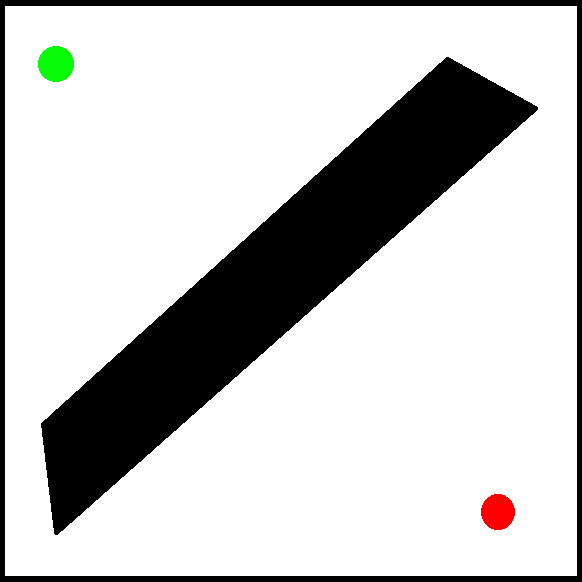
#> input picture images/Prueba Lab1.bmp, 582 x 582 px; its folder holds only this picture in this run
$ python main.py
#> lines starting #> are read from the running program, lines starting #| are printed output that depends on the picture
### utils.py
import cv2
import numpy as np
import matplotlib.pyplot as plt

def cargar_imagen(ruta):
    imagen = cv2.imread(ruta)
    if imagen is None:
        print(f"Error: No se pudo cargar la imagen en {ruta}")
        exit()
    return imagen

def procesar_imagen(imagen, grid_size=5):
    h, w, _ = imagen.shape
    new_h, new_w = (h // grid_size) * grid_size, (w // grid_size) * grid_size

    imagen_resized = cv2.resize(imagen, (new_w, new_h), interpolation=cv2.INTER_NEAREST)

    filas, columnas = new_h // grid_size, new_w // grid_size
    laberinto = np.zeros((filas, columnas), dtype=int)

    start = None
    goals = []

    for i in range(filas):
        for j in range(columnas):
            bloque = imagen_resized[i * grid_size:(i + 1) * grid_size, j * grid_size:(j + 1) * grid_size]

            rojo = np.sum((bloque[:, :, 2] > 150) & (bloque[:, :, 1] < 100) & (bloque[:, :, 0] < 100))
            verde = np.sum((bloque[:, :, 1] > 150) & (bloque[:, :, 2] < 100) & (bloque[:, :, 0] < 100))
            blanco = np.sum((bloque[:, :, 0] > 200) & (bloque[:, :, 1] > 200) & (bloque[:, :, 2] > 200))
            negro = np.sum((bloque[:, :, 0] < 50) & (bloque[:, :, 1] < 50) & (bloque[:, :, 2] < 50))

            if rojo > 20:
                laberinto[i, j] = 2
                start = (i, j)
            elif verde > 20:
                laberinto[i, j] = 3
                goals.append((i, j))
            elif blanco > negro:
                laberinto[i, j] = 1
            else:
                laberinto[i, j] = 0

    return laberinto, filas, columnas, start, goals

def visualizar_laberinto(matriz, path1=None, path2=None):
    filas, columnas = matriz.shape
    img = np.zeros((filas, columnas, 3), dtype=np.uint8)

    for i in range(filas):
        for j in range(columnas):
            if matriz[i, j] == 0:
                img[i, j] = [0, 0, 0]
            elif matriz[i, j] == 1:
                img[i, j] = [255, 255, 255]
            elif matriz[i, j] == 2:
                img[i, j] = [255, 0, 0]
            elif matriz[i, j] == 3:
                img[i, j] = [0, 255, 0]


    if path1:
        for (x, y) in path1:
            if matriz[x, y] == 1:
                img[x, y] = [128, 0, 128]


    if path2:
        for (x, y) in path2:
            if matriz[x, y] == 1:
                img[x, y] = [0, 255, 255]

    plt.figure(figsize=(10, 10))
    plt.imshow(img, interpolation='nearest')

    ax = plt.gca()
    ax.set_xticks(np.arange(-0.5, columnas, 1), minor=True)
    ax.set_yticks(np.arange(-0.5, filas, 1), minor=True)
    ax.grid(which="minor", color="gray", linestyle="-", linewidth=0.5)

    plt.xticks(np.arange(0, columnas, 1))
    plt.yticks(np.arange(0, filas, 1))

    plt.show()

### maze_problem.py
class MazeProblem:
    def __init__(self, grid, initial_state, goal_states):
        self.grid = grid
        self.initial_state = initial_state
        self.goal_states = goal_states

    def actions(self, state):
        x, y = state
        acciones = []
        for dx, dy in [(-1, 0), (1, 0), (0, -1), (0, 1)]:
            nx, ny = x + dx, y + dy
            if 0 <= nx < len(self.grid) and 0 <= ny < len(self.grid[0]) and self.grid[nx, ny] != 0:
                acciones.append((dx, dy))
        return acciones

    def result(self, state, action):
        x, y = state
        dx, dy = action
        return (x + dx, y + dy)

    def goal_test(self, state):
        return state in self.goal_states

### search.py
from collections import deque
import heapq

from collections import deque

def bfs(problem):
    start = problem.initial_state
    goals = problem.goal_states.copy()

    if len(goals) == 0:

        return None, None
    elif len(goals) == 1:

        path1 = find_path_bfs(problem, start, goals[0])
        return path1, None
    elif len(goals) > 1:


        first_goal = min(goals, key=lambda goal: manhattan_distance(start, [goal]))
        goals.remove(first_goal)


        second_goal = goals[0]

        path1 = find_path_bfs(problem, start, first_goal)
        path2 = find_path_bfs(problem, start, second_goal)

        return path1, path2


def find_path_bfs(problem, start, goal):
    frontier = deque([(start, [])])
    came_from = {start: None}

    while frontier:
        current, path = frontier.popleft()
        if current == goal:
            return path + [current]

        for action in problem.actions(current):
            next_state = problem.result(current, action)
            if next_state not in came_from:
                frontier.append((next_state, path + [current]))
                came_from[next_state] = current

    return None


def manhattan_distance(state, goal_states):
    x1, y1 = state
    return min(abs(x1 - x2) + abs(y1 - y2) for x2, y2 in goal_states)

""" Justificación
Se utiliza cuando el movimiento permitido es únicamente en direcciones ortogonales (arriba, abajo, izquierda, derecha).
Es adecuada para laberintos en grilla donde no se permite moverse en diagonal.
Es admisible (nunca sobreestima el costo real) y consistente (cumple la desigualdad triangular), garantizando que A* encuentra el camino óptimo. """

def euclidean_distance(state, goal_states):
    x1, y1 = state
    return min(((x1 - x2) ** 2 + (y1 - y2) ** 2) ** 0.5 for x2, y2 in goal_states)

""" Justificación
Se usa cuando el movimiento permitido incluye diagonales, lo que hace que las distancias reales sean más parecidas a una línea recta.
Es ideal para entornos donde los movimientos no están restringidos a una grilla ortogonal.
Es admisible, ya que nunca sobreestima el costo real del camino. """


# [113 lines left out: functions dfs, find_path_dfs, a_star, find_path_a_star, reconstruct_path, not called in this run]

### main.py
import os
import numpy as np
from maze_problem import MazeProblem
from search import bfs, dfs, a_star, euclidean_distance, manhattan_distance
from utils import cargar_imagen, procesar_imagen, visualizar_laberinto

GRID_SIZE = 6
IMAGE_PATH = "images"  # Carpeta donde están las imágenes

def listar_imagenes():
    """ Lista todas las imágenes disponibles en la carpeta 'images'. """
    imagenes = [f for f in os.listdir(IMAGE_PATH) if f.endswith(".bmp")]
    return imagenes

def seleccionar_imagen():
    while True:
        imagenes = listar_imagenes()
        if not imagenes:
            print("No se encontraron imágenes en la carpeta 'images'.")
            exit()

        print("\nSeleccione la imagen a analizar:")
        for i, img in enumerate(imagenes, start=1):
            print(f"{i} - {img}")
        print("0 - Salir")

        opcion = input("Opción: ")
        if opcion == "0":
            print("Saliendo del programa...")
            exit()

        try:
            opcion = int(opcion)
            if 1 <= opcion <= len(imagenes):
                return os.path.join(IMAGE_PATH, imagenes[opcion - 1])
            else:
                print("Opción inválida, intente de nuevo.")
        except ValueError:
            print("Ingrese un número válido.")

def seleccionar_algoritmo():
    while True:
        print("\nSeleccione el algoritmo:")
        print("1 - Breadth First Search (BFS)")
        print("2 - Depth First Search (DFS)")
        print("3 - A* con distancia Manhattan")
        print("4 - A* con distancia Euclidiana")
        print("0 - Volver a seleccionar imagen")

        opcion = input("Opción: ")
        if opcion == "0":
            return None
        elif opcion in ["1", "2", "3", "4"]:
            return opcion
        else:
            print("Opción inválida, intente de nuevo.")

def main():
    """ Bucle principal para ejecutar el programa. """
    while True:

        ruta_imagen = seleccionar_imagen()
#> the answer given: 1
        imagen = cargar_imagen(ruta_imagen)
#> in cargar_imagen, imagen is the input picture: shape (582, 582, 3); mean B, G, R 200.3, 201, 201


        matriz_laberinto, filas, columnas, start, goals = procesar_imagen(imagen, GRID_SIZE)
#> after the loop in procesar_imagen, `for i in range(filas):`:
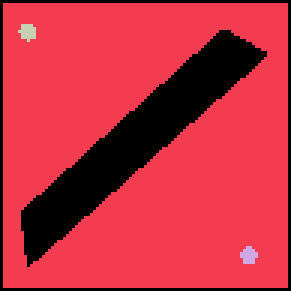
#> laberinto: shape (97, 97) int64 (shown 3 times larger); 4 distinct labels, from 0 to 3; one colour per label, 0 black
#> after the loop in procesar_imagen, `for i in range(filas):`: goals = 26 pairs, first value 8 to 13, second value 6 to 11
#> filas = 97; columnas = 97; start = (87, 84)
        maze_problem = MazeProblem(matriz_laberinto, start, goals)
#> in __init__, `self.goal_states = goal_states`: self.goal_states has the same summary as goals in procesar_imagen

        while True:

            opcion = seleccionar_algoritmo()
            if opcion is None:
                break


            if opcion == "1":
                path1, path2 = bfs(maze_problem)
            elif opcion == "2":
                path1, path2 = dfs(maze_problem)
            elif opcion == "3":
                path1, path2 = a_star(maze_problem, manhattan_distance)
            elif opcion == "4":
                path1, path2 = a_star(maze_problem, euclidean_distance)


            visualizar_laberinto(matriz_laberinto, path1, path2)
#> this loop made 6 passes; the answer given on pass 1: 1
#> pass 1, in visualizar_laberinto, `plt.show()`:
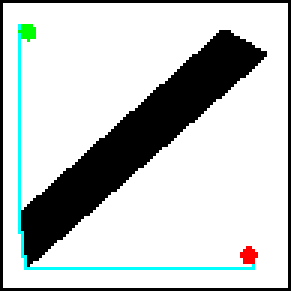
#> shown: shape (97, 97, 3) (shown 3 times larger); mean R, G, B 195.8, 200.1, 199.4

if __name__ == "__main__":
#> (the run stopped early here; a loop or call above may not have finished)
